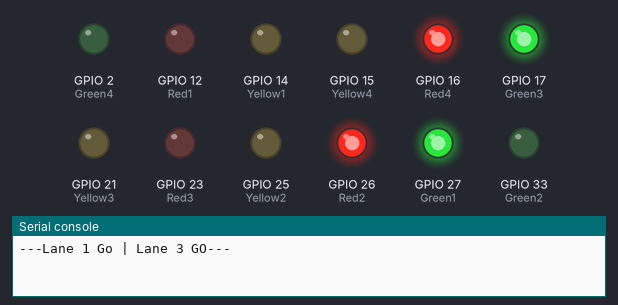
Recording of a program running on a simulated ESP32 board running MicroPython. On the bench: output pins drawn as LEDs (lit = HIGH), the last lines printed to the serial console.

Above: at 2.0 s.
At 5.0 s:
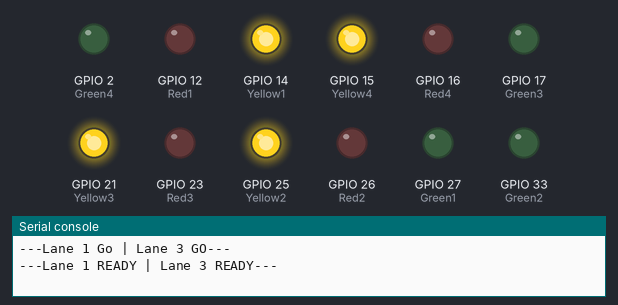
At 8.0 s:
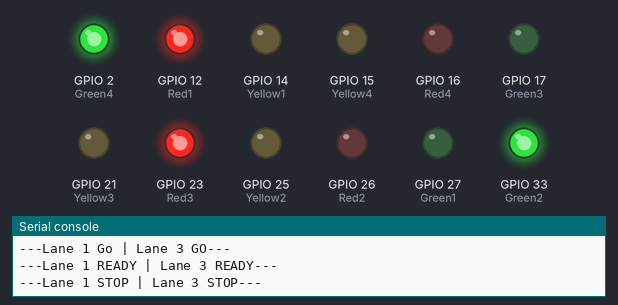
Timing chart, 0 to 13.0 s (numbered marks = the images above):
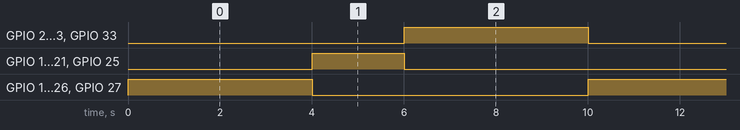

The program:

four_way_traffic_light.py
```python
#four way traffic light
from machine import Pin
from time import sleep
Red4 = Pin(16, Pin.OUT)
Yellow4 = Pin(15, Pin.OUT)
Green4 = Pin(2, Pin.OUT)

Red3 = Pin(23, Pin.OUT)
Yellow3 = Pin(21, Pin.OUT)
Green3 = Pin(17, Pin.OUT)

Green2 = Pin(33, Pin.OUT)
Yellow2 = Pin(25, Pin.OUT)
Red2 = Pin(26, Pin.OUT)

Green1 = Pin(27, Pin.OUT)
Yellow1 = Pin(14, Pin.OUT)
Red1 = Pin(12, Pin.OUT)

while True:
    Red3.off()
    Red1.off()
    Green1.on()
    Green3.on()

    Red2.on()
    Red4.on()
    Green2.off()
    Green4.off()
    print("---Lane 1 Go | Lane 3 GO---")
    sleep(4)
    Red3.off()
    Green1.off()
    Green3.off()
    Yellow3.on()
    Yellow1.on()

    Red2.off()
    Red4.off()
    Yellow2.on()
    Yellow4.on()
    print("---Lane 1 READY | Lane 3 READY---")
    sleep(2)
    Yellow3.off()
    Yellow1.off()
    Red3.on()
    Red1.on()

    Yellow2.off()
    Yellow4.off()
    Green2.on()
    Green4.on()
    print("---Lane 1 STOP | Lane 3 STOP---")
    sleep(4)
```

Measured:
- by itself, GPIO 14 (Yellow1), GPIO 15 (Yellow4), GPIO 21 (Yellow3), GPIO 25 (Yellow2): alternates HIGH for 2.0 s and LOW for 8.0 s
- by itself, GPIO 2 (Green4), GPIO 12 (Red1), GPIO 16 (Red4), GPIO 17 (Green3), GPIO 23 (Red3), GPIO 26 (Red2), GPIO 27 (Green1), GPIO 33 (Green2): alternates HIGH for 4.0 s and LOW for 6.0 s
- by itself, everything shown: repeats every 10.0 s, in 3 steps
